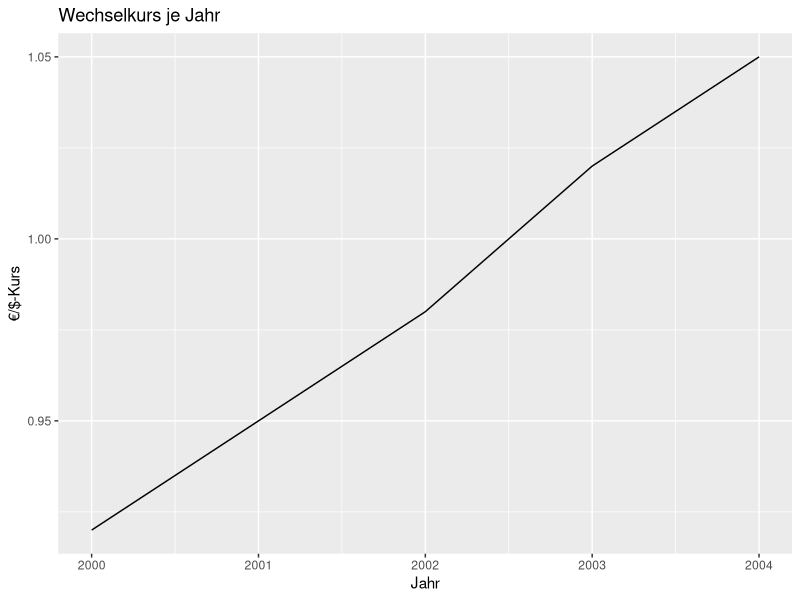

Generate this figure with R:
library(ggplot2)

# Beispiel-Daten (ersetze dies durch deine eigenen Daten)
line <- data.frame(
  Jahr <- c(2000, 2001, 2002, 2003, 2004),  # Jahre
  Schluss <- c(0.92, 0.95, 0.98, 1.02, 1.05)  # Euro-Dollar-Wechselkurse
)

# Liniendiagramm mit ggplot2 erstellen
ggplot(line, aes(x = Jahr, y = Schluss)) +
  geom_line() +
  labs(x = "Jahr", y = "€/$-Kurs",
       title = "Wechselkurs je Jahr")

